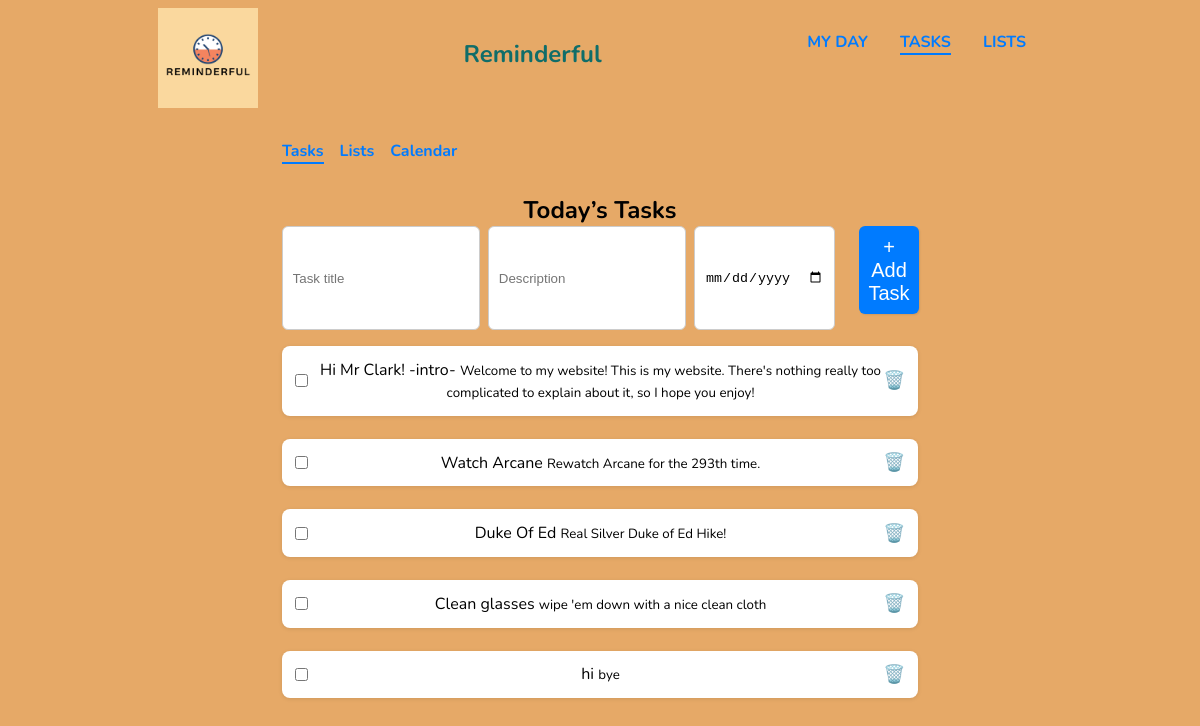
The app's page /tasks.html with its own data.
### tables this page shows
CREATE TABLE reminders (
    id INTEGER PRIMARY KEY AUTOINCREMENT,
    title TEXT NOT NULL,
    description TEXT,
    due_date TEXT
);

### main.py (the view)
@app.route("/tasks.html", methods=["GET", "POST"])
def tasks():
    if request.method == "POST":
        title = request.form["title"]
        description = request.form["description"]
        due_date = request.form["due_date"]
        dbHandler.addReminder(title, description, due_date)
        return redirect(url_for("tasks"))
    reminders = dbHandler.listReminders()
    return render_template("tasks.html", reminders=reminders)

### database_manager.py (called while the page is built)
def listReminders():
    con = sql.connect(DB_PATH)
    cur = con.cursor()
    data = cur.execute("SELECT * FROM reminders").fetchall()
    con.close()
    return data

### templates/tasks.html (shortened to what this page needs)
{% extends 'layout.html' %}
{% block content %}
<div class="app-layout">
  <ul class="topnav">
    <li><a href="/tasks" class="active">Tasks</a></li>
    <li><a href="/lists">Lists</a></li>
    <li><a href="/calendar">Calendar</a></li>
  </ul>
  <section class="main-content">
    <h2>Today’s Tasks</h2>
    <form method="POST" class="add-task-form">
      <input type="text" name="title" placeholder="Task title" required />
      <input type="text" name="description" placeholder="Description" />
      <input type="date" name="due_date" />
      <button type="submit" class="btn">+ Add Task</button>
    </form>
    <ul class="task-list">
      {% for reminder in reminders %}
      <li class="task-item" id="task-{{ reminder[0] }}" data-id="{{ reminder[0] }}">
        <input
          type="checkbox"
          class="complete-checkbox"
        />
        <div class="task-text">
          <span class="{% if reminder[4] %}completed{% endif %}">
            {{ reminder[1] }}
          </span>
          <small>{{ reminder[2] }}</small>
        </div>
        <button
          class="delete-btn"
          title="Delete task"
        >
          🗑️
        </button>
      </li>
      {% else %}
      <li>No tasks yet. Add one above!</li>
      {% endfor %}
    </ul>
  </section>
</div>
{% endblock %}

### static/css/style.css (style rules this page uses)
* { margin: 0; padding: 0; box-sizing: border-box; }
body { background: #e6a967; font-family: "Nunito", sans-serif; font-size: 1rem; }
.btn { border: none; background: none; border-radius: 5px; box-shadow: 1px 1px 2px rgba(21, 21, 21, 0.1); cursor: pointer; font-size: 1.25rem; margin: 0 1rem; padding: 0.25rem 2rem; transition: all 0.25s ease-in-out; background: hsl(38, 99%, 68%); color: hsl(141, 100%, 22%); margin-bottom: 1rem; }
.task-list { display: flex; flex-direction: column; gap: 15px; }

### templates/tasks.html (style rules this page uses)
.app-layout { padding: 2rem; max-width: 700px; margin: 0 auto; }
.add-task-form { display: flex; gap: 0.5rem; margin-bottom: 1rem; }
.add-task-form input, .add-task-form button { padding: 0.6rem; border: 1px solid #ccc; border-radius: 6px; }
.add-task-form button { background: #007bff; color: white; border: none; cursor: pointer; }
.task-list { list-style: none; padding: 0; }
.task-item { background: #fff; padding: 0.8rem; border-radius: 8px; display: flex; align-items: center; justify-content: space-between; margin-bottom: 0.5rem; box-shadow: 0 1px 4px rgba(0, 0, 0, 0.1); }
.task-item .task-text { flex: 1; margin-left: 10px; }
.delete-btn { background: transparent; border: none; font-size: 1.1rem; cursor: pointer; }
.topnav { display: flex; gap: 1rem; margin-bottom: 2rem; }
.topnav li { list-style: none; }
.topnav a { text-decoration: none; color: #007bff; font-weight: bold; }
.topnav a.active { border-bottom: 2px solid #007bff; }

### records on screen
reminders: title "Hi Mr Clark! -intro-", description "Welcome to my website! This is my website. There's nothing really too complicated to explain about it, so I hope you enjoy!"
reminders: title "Watch Arcane", description "Rewatch Arcane for the 293th time."
reminders: title "Duke Of Ed", description "Real Silver Duke of Ed Hike!"
reminders: title "Clean glasses", description "wipe 'em down with a nice clean cloth"
reminders: title "hi", description "bye"
